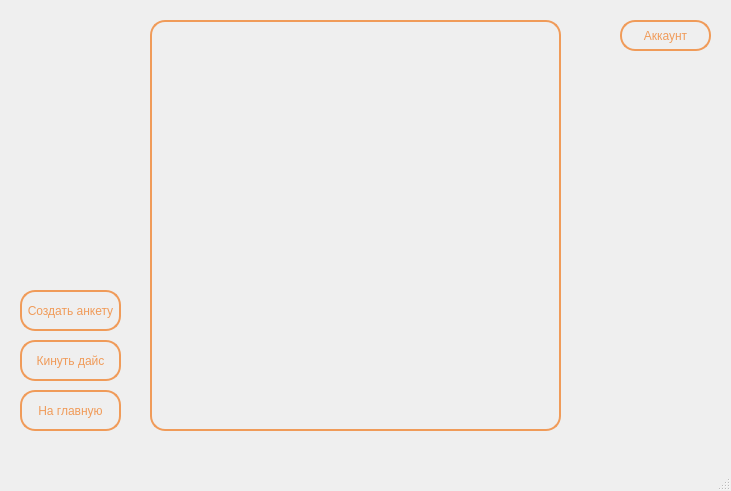
<?xml version="1.0" encoding="UTF-8"?>
<ui version="4.0">
 <class>MainWindow</class>
 <widget class="QMainWindow" name="MainWindow">
  <property name="geometry">
   <rect>
    <x>0</x>
    <y>0</y>
    <width>731</width>
    <height>491</height>
   </rect>
  </property>
  <property name="windowTitle">
   <string>MainWindow</string>
  </property>
  <widget class="QWidget" name="centralwidget">
   <widget class="QPushButton" name="account_btn">
    <property name="geometry">
     <rect>
      <x>620</x>
      <y>20</y>
      <width>91</width>
      <height>31</height>
     </rect>
    </property>
    <property name="styleSheet">
     <string notr="true">/* border-color: rgb(142, 74, 25);
border: 2px solid rgb(142, 74, 25); */
/* background-color: rgb(142, 74, 25); */

QPushButton {
	color: rgb(240, 155, 89);
    background-color: transparent; /* Делаем фон прозрачным */
    border: 2px solid rgb(240, 155, 89);  /* Цвет границы */
    border-radius: 15px; /* Закругление углов (по желанию) */
    padding: 5px; /* Отступы (по желанию) */
	/* border-image: linear-gradient(to right, red, yellow) 5; */
}

QPushButton:hover {
    background-color: rgba(54, 21, 8, 0.5); 
} 
</string>
    </property>
    <property name="text">
     <string>Аккаунт</string>
    </property>
   </widget>
   <widget class="QPushButton" name="throw_dice_btn">
    <property name="geometry">
     <rect>
      <x>20</x>
      <y>340</y>
      <width>101</width>
      <height>41</height>
     </rect>
    </property>
    <property name="styleSheet">
     <string notr="true">/* border-color: rgb(142, 74, 25);
border: 2px solid rgb(142, 74, 25); */
/* background-color: rgb(142, 74, 25); */

QPushButton {
	color: rgb(240, 155, 89);
    background-color: transparent; /* Делаем фон прозрачным */
    border: 2px solid rgb(240, 155, 89);  /* Цвет границы */
    border-radius: 15px; /* Закругление углов (по желанию) */
    padding: 5px; /* Отступы (по желанию) */
	/* border-image: linear-gradient(to right, red, yellow) 5; */
}

QPushButton:hover {
    background-color: rgba(54, 21, 8, 0.5); 
} 
</string>
    </property>
    <property name="text">
     <string>Кинуть дайс</string>
    </property>
   </widget>
   <widget class="QPushButton" name="to_main_btn">
    <property name="geometry">
     <rect>
      <x>20</x>
      <y>390</y>
      <width>101</width>
      <height>41</height>
     </rect>
    </property>
    <property name="styleSheet">
     <string notr="true">/* border-color: rgb(142, 74, 25);
border: 2px solid rgb(142, 74, 25); */
/* background-color: rgb(142, 74, 25); */

QPushButton {
	color: rgb(240, 155, 89);
    background-color: transparent; /* Делаем фон прозрачным */
    border: 2px solid rgb(240, 155, 89);  /* Цвет границы */
    border-radius: 15px; /* Закругление углов (по желанию) */
    padding: 5px; /* Отступы (по желанию) */
	/* border-image: linear-gradient(to right, red, yellow) 5; */
}

QPushButton:hover {
    background-color: rgba(54, 21, 8, 0.5); 
} 
</string>
    </property>
    <property name="text">
     <string>На главную</string>
    </property>
   </widget>
   <widget class="QPushButton" name="create_questionnaire_btn">
    <property name="geometry">
     <rect>
      <x>20</x>
      <y>290</y>
      <width>101</width>
      <height>41</height>
     </rect>
    </property>
    <property name="styleSheet">
     <string notr="true">/* border-color: rgb(142, 74, 25);
border: 2px solid rgb(142, 74, 25); */
/* background-color: rgb(142, 74, 25); */

QPushButton {
	color: rgb(240, 155, 89);
    background-color: transparent; /* Делаем фон прозрачным */
    border: 2px solid rgb(240, 155, 89);  /* Цвет границы */
    border-radius: 15px; /* Закругление углов (по желанию) */
    padding: 5px; /* Отступы (по желанию) */
	/* border-image: linear-gradient(to right, red, yellow) 5; */
}

QPushButton:hover {
    background-color: rgba(54, 21, 8, 0.5); 
} 
</string>
    </property>
    <property name="text">
     <string>Создать анкету</string>
    </property>
   </widget>
   <widget class="QScrollArea" name="scroll_area">
    <property name="geometry">
     <rect>
      <x>150</x>
      <y>20</y>
      <width>411</width>
      <height>411</height>
     </rect>
    </property>
    <property name="styleSheet">
     <string notr="true">QPushButton {
  color: white;
    background-color: transparent; /* Делаем фон прозрачным */
    border: 2px solid rgb(240, 155, 89);  /* Цвет границы */
    border-radius: 15px; /* Закругление углов (по желанию) */
    padding: 5px; /* Отступы (по желанию) */
  /* border-image: linear-gradient(to right, red, yellow) 5; */
}

QPushButton:hover {
    background-color: rgba(54, 21, 8, 0.5); 
} 

QScrollArea {
color: rgb(240, 155, 89);
    background-color: transparent; /* Делаем фон прозрачным */
    border: 2px solid rgb(240, 155, 89);  /* Цвет границы */
    border-radius: 15px; /* Закругление углов (по желанию) */
    padding: 5px; /* Отступы (по желанию) */
}

QVBoxLayout {
  background-color: transparent;
}

QWidget {
  background-color: transparent;
}
</string>
    </property>
    <property name="widgetResizable">
     <bool>true</bool>
    </property>
    <widget class="QWidget" name="scrollAreaWidgetContents">
     <property name="geometry">
      <rect>
       <x>0</x>
       <y>0</y>
       <width>397</width>
       <height>397</height>
      </rect>
     </property>
    </widget>
   </widget>
   <widget class="QWidget" name="widget" native="true">
    <property name="geometry">
     <rect>
      <x>0</x>
      <y>-30</y>
      <width>741</width>
      <height>531</height>
     </rect>
    </property>
    <property name="styleSheet">
     <string notr="true">background-image: url('data/textures/background.jpg');
background-repeat: no-repeat; 
background-position: center;</string>
    </property>
   </widget>
   <zorder>widget</zorder>
   <zorder>account_btn</zorder>
   <zorder>throw_dice_btn</zorder>
   <zorder>to_main_btn</zorder>
   <zorder>create_questionnaire_btn</zorder>
   <zorder>scroll_area</zorder>
  </widget>
  <widget class="QStatusBar" name="statusbar"/>
 </widget>
 <resources/>
 <connections/>
</ui>
